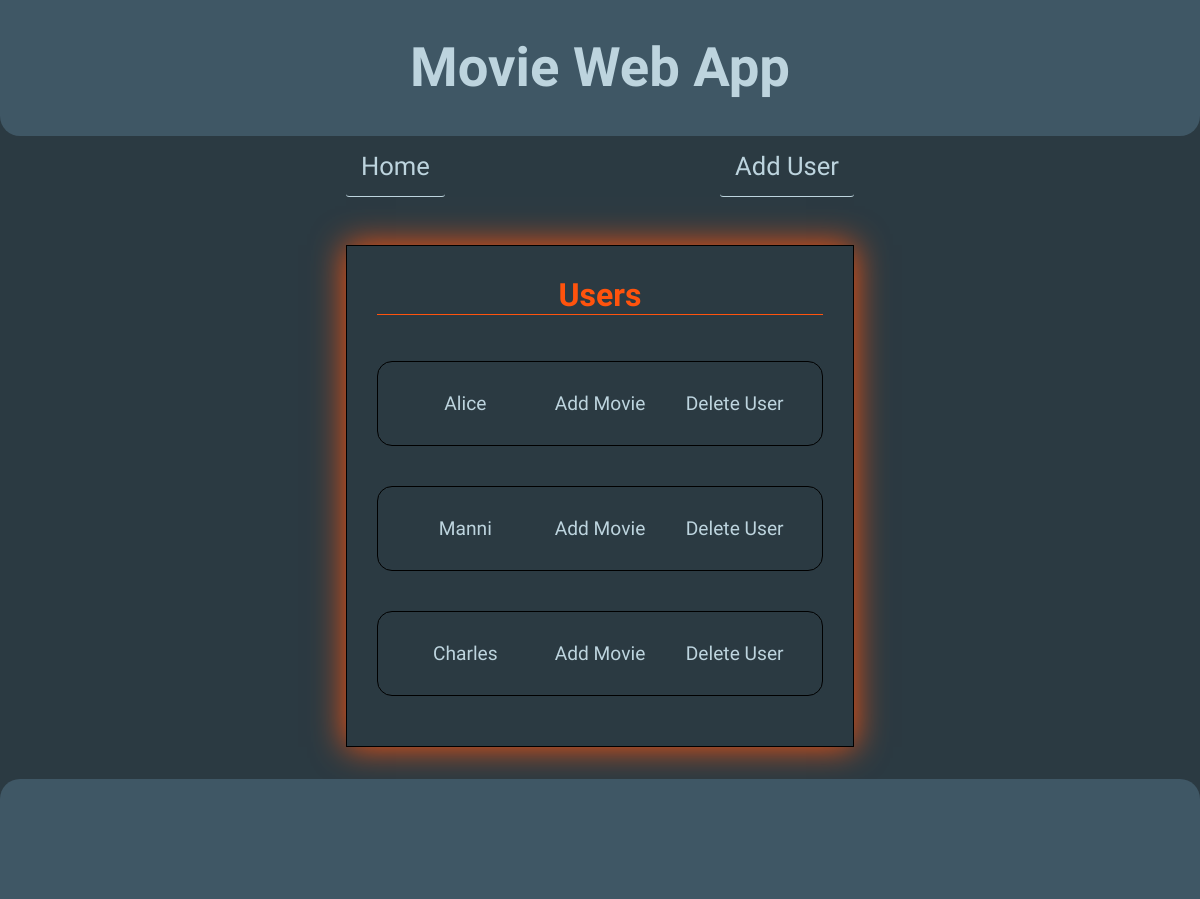
Screenshot of /users with the database file from the repository.
### data_manager/sql_data_models.py (models this page shows, shortened)
class User(db.Model):
    user_id = db.Column(db.Integer, primary_key=True, autoincrement=True)
    user = db.Column(db.String(255), nullable=False)

### app.py (the view)
@app.route("/")
@app.route("/users")
def list_all_users():
    users = data_manager.get_all_users()
    return render_index(title="Users - Movie Web App", users=users)

### app.py (called while the page is built)
def render_index(title="Home - Movie App", content_type="home", **kwargs):
    data_to_render = {
        "title": title,
        "content_type": content_type,
        **kwargs
    }
    return render_template("index.html", **data_to_render)

### data_manager/sql_data_manager.py (called while the page is built)
    def get_all_users(self) -> dict:
        try:
            db.create_all()
            all_users = User.query.with_entities(User.user_id, User.user).all()
            users_dict = {user_id: {"name": user_name} for user_id, user_name in all_users}
            return users_dict
        except Exception as e:
            print(f"Error retrieving users: {e}")
            return {}

### templates/index.html (shortened to what this page needs)
<!DOCTYPE html>
<html lang="en">
<head>
    <link rel="stylesheet" href="{{ url_for('static', filename='styles.css') }}" />
</head>
<body>
    <header>
        <h1>Movie Web App</h1>
    </header>
    <nav>
        <div class="nav-links">
            <a id="home" href="{{ url_for('list_all_users') }}">Home</a>
            <a href="{{ url_for('add_user') }}">Add User</a>
        </div>
    </nav>
    <main>
        {% block content %}
        {% if content_type == "home" %}
        {% include "user_templates/list-users.html" %}
        {% elif content_type == "list_movies" %}
        {% include "movie_templates/list-movies.html" %}
        {% elif content_type == "add_user" %}
        {% include "user_templates/add-user.html" %}
        {% elif content_type == "add_movie" %}
        {% include "movie_templates/add-movie.html" %}
        {% elif content_type == "update_movie" %}
        {% include "movie_templates/update-movie.html" %}
        {% elif content_type == "delete_movie" %}
        {% include "movie_templates/delete-movie.html" %}
        {% elif content_type == "add_review" %}
        {% include "movie_templates/add-review.html" %}
        {% elif content_type == "list_reviews" %}
        {% include "movie_templates/list-reviews.html" %}
        {% else %}
        {% include "success.html" %}
        {% endif %}
        {% endblock %}
    </main>
    <footer></footer>
</body>
</html>

### templates/user_templates/list-users.html (shortened to what this page needs)
<div id="list-users-container">
    <ul id="user-list">
        <h2>Users</h2>
        {% for user_id, user in users.items() %}
        <li class="user-element">
            <form class="form-user-and-delete" action="{{ url_for('delete_user') }}" method="post">
                <a href="{{ url_for('list_user_movies', user_id=user_id) }}">{{ user["name"] }}</a>
                <a href="{{ url_for('add_movie', user_id=user_id) }}">Add Movie</a>
                <button class="del-btn" type="submit">Delete User</button>
            </form>
        </li>
        {% endfor %}
    </ul>
</div>

### static/styles.css (style rules this page uses)
:root { --bluish-gray: #3f5765; --dark-bluish-gray: #2b3a42; --neon-orange: #ff530d; --silver-blue: #bdd4de; --white: #efefef; }
html { font-size: 32px; background-color: black; font-family: "Kaushan Script", cursive; }
body { margin: 0; height: auto; background-color: var(--dark-bluish-gray); color: var(--neon-orange); display: flex; flex-direction: column; text-align: center; min-height: 100vh; margin: 0; }
header { background-color: var(--bluish-gray); border-radius: 0 0 20px 20px; }
h1 { font-size: 1.7rem; color: #bdd4de; background-color: #3f5765; }
h2 { font-size: 1rem; margin-top: 0; border-bottom: solid 1px var(--neon-orange); }
button { font: inherit; font-size: 0.6rem; background: none; padding: 0; border: none; cursor: pointer; color: var(--silver-blue); }
main { display: flex; flex-direction: column; flex-grow: 1; justify-content: space-around; align-items: center; }
form { display: flex; flex-direction: row; }
a { font-size: 0.6rem; text-decoration: none; color: var(--silver-blue); transition: color 0.3s ease; }
ul { padding: 0; text-align: center; }
footer { background-color: var(--bluish-gray); height: 100px; margin-top: 1rem; padding: 10px; text-align: center; border-radius: 20px 20px 0 0; }

### rows the page displays
User: name "Alice"
User: name "Manni"
User: name "Charles"
